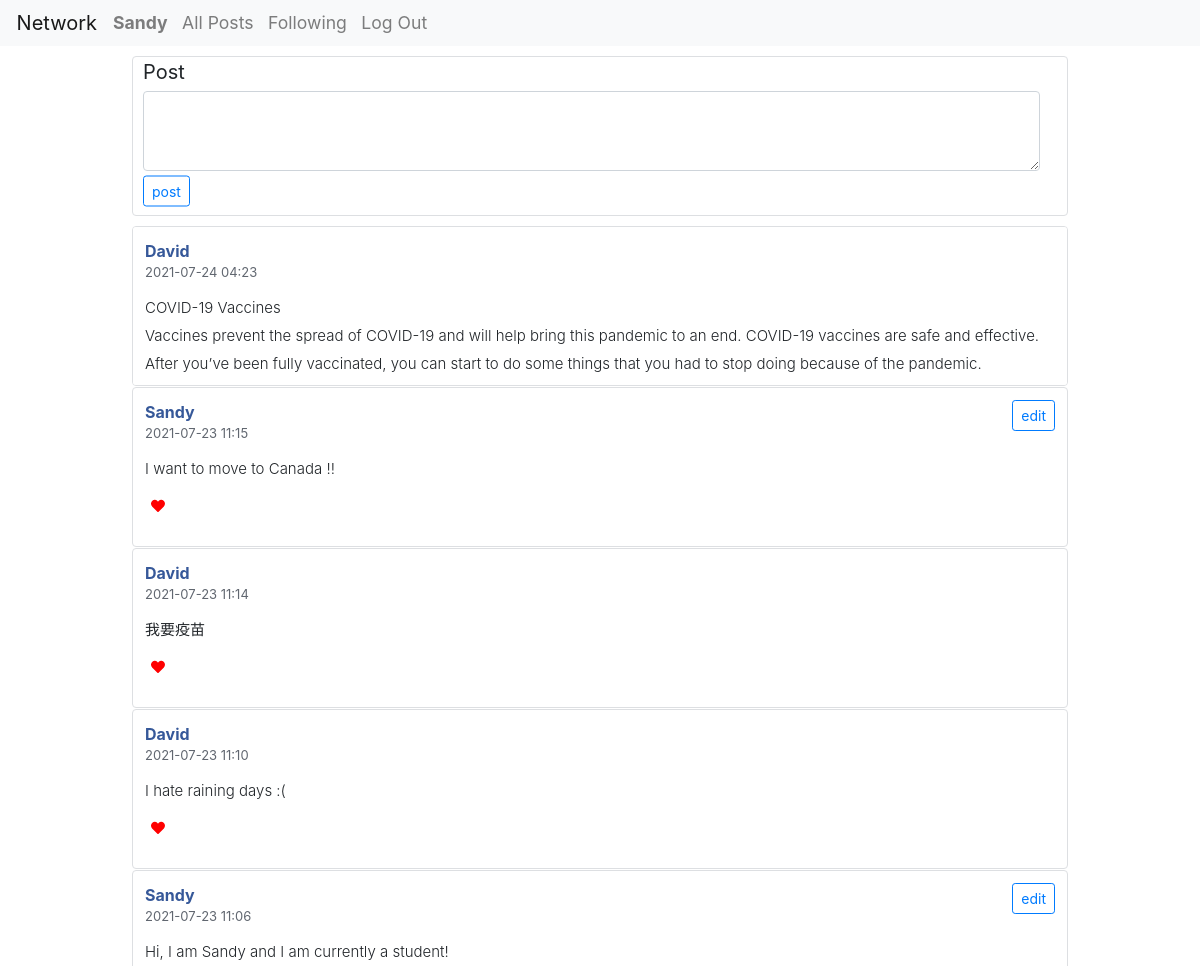
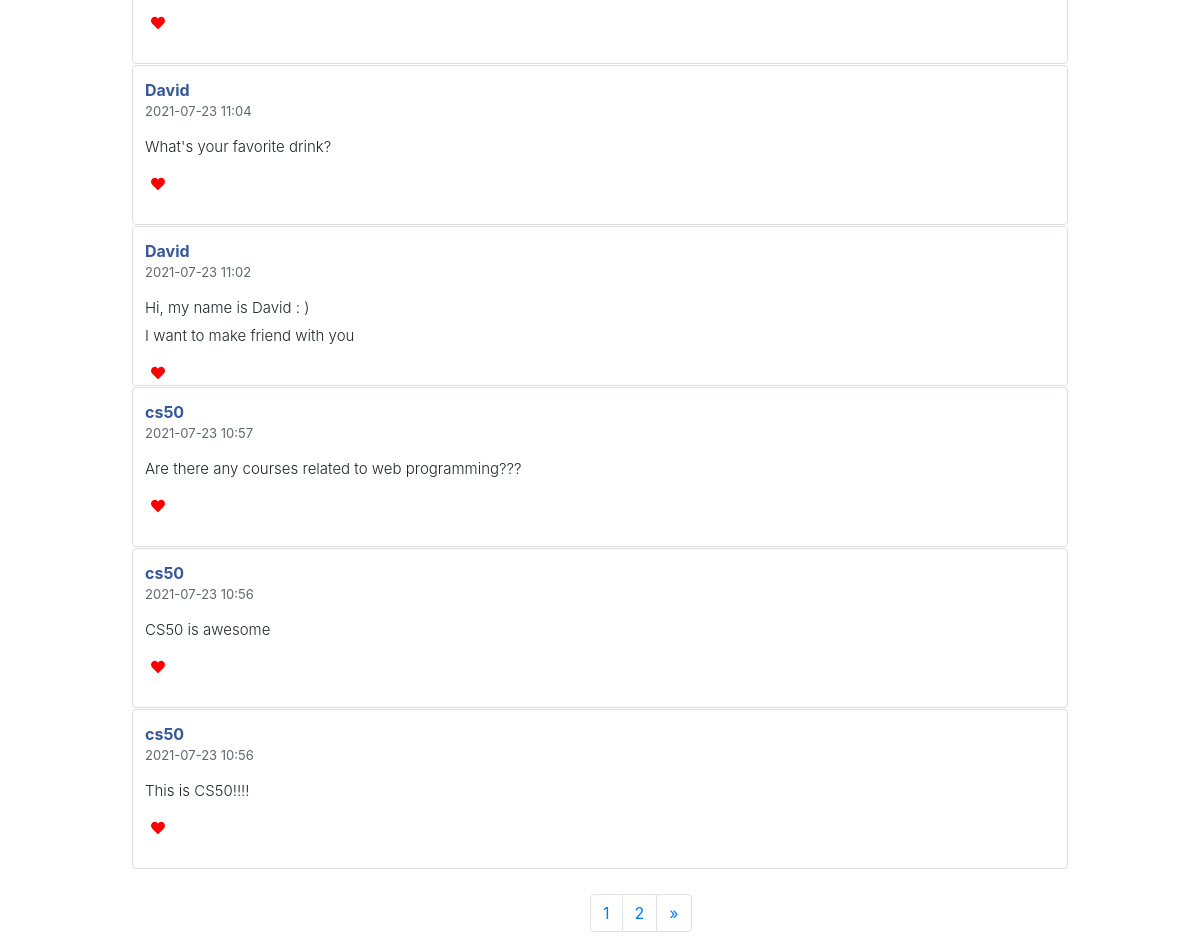
Page / (signed in) on the committed database (2 pictures, top to bottom).
### network/models.py (models this page shows, shortened)
class User(AbstractUser):
    followers = models.ManyToManyField('self',blank=True,related_name='user_followers',symmetrical=False)
    following = models.ManyToManyField('self',blank=True,related_name='user_following',symmetrical=False)

class Post(models.Model):
    content = models.TextField(blank=False)
    author  = models.ForeignKey(
        User,
        related_name='post',
        on_delete=models.CASCADE
    )
    created = models.DateTimeField(auto_now_add=True)
    users_like = models.ManyToManyField(
        User,
        related_name='post_like',
        blank=True
    )

### network/views.py (the view)
# urls.py: path("", views.index, name="index"),
def index(request):
    article= Post.objects.all().order_by('-created')
    paginator = Paginator(article, 10)
    page_number = request.GET.get('page')
    try:
        article = paginator.page(page_number)
    except PageNotAnInteger:
        article = paginator.page(1)
    except (EmptyPage, InvalidPage):
        article = paginator.page(paginator.num_pages)
    return render(request, "network/index.html",{"articles":article,"show_add_post":True,"profile":False})

### network/templates/network/index.html (shortened to what this page needs)
{% extends "network/layout.html" %}
{% load static %}
{% block body %}
{% if show_add_post %}
<div id="add_post">
<form>
  <div class="form-group">
    <label for="Textarea1" >Post</label>
    <textarea class="form-control" required id="Textarea1" autocomplete="off" ></textarea>
  </div>
  <button  class="btn btn-outline-primary btn-sm" type="submit" id="submit" >post</button>
</form>
</div>
{% endif %}
 <div class="container-fluid" style="margin-top: 10px;">
{% for item in articles %}
 <div id="app"  >
  <div class="header">
    <div class="left-info">
      <div class="name-info">
         <div class="name">
          <a href="{% url 'home' item.author.username %}">{{item.author.username}}</a>
        </div>
        <div class="time">
          {{item.created|date:"Y-m-d H:i"}}
        </div>
      </div>
    </div>
      <div class="right-info">
     {%if user.is_authenticated and user == item.author %}
     <button data-edit={{item.id}} id="edit" class="btn btn-outline-primary btn-sm">edit</button>
     {%endif%}
     </div>
 </div>
 <div class="content"  id ="article-{{item.id}}">{{item.content}}</div>
 <div class="feedback-action">
  <button data-id={{item.id}} id ="like" style="border:none; background-color: transparent;cursor:pointer;
    overflow: hidden;
    outline:none;"><i class="fas fa-heart"  style="color:red;"></i></button>&nbsp;<span id="count-{{item.id}}" class="text-nowrap"></span>
 </div>
  </div>
 {% endfor %}
</div>
<br>
<div class="pull-right" >
                <nav aria-label="Page navigation example">
                    <ul class="pagination">
                        {% for page_num in articles.paginator.page_range %}
                            {% if page_num == articles.number %}
                                <li class="page-item">
                                    <a href="#" class="page-link">
                                        {{ page_num }}
                                    </a>
                                </li>
                            {% else %}
                                <li class="page-item">
                                    <a href="?page={{ page_num }}" class="page-link">{{ page_num }}
                                    </a>
                                </li>
                            {% endif %}
                        {% endfor %}
                        {% if  articles.has_next %}
                        <li class="page-item">
                            <a href="?page={{ articles.next_page_number }}" aria-label="last" class="page-link">
                                <span aria-hidden="true">&raquo;</span>
                            </a>
                        </li>
                        {% endif %}
                    </ul>
                </nav>
</div>
{% endblock %}

### network/templates/network/layout.html (shortened to what this page needs)
{% load static %}
<!DOCTYPE html>
<html lang="en">
    <head>
        <link rel="stylesheet" href="https://stackpath.bootstrapcdn.com/bootstrap/4.4.1/css/bootstrap.min.css">
        <link href="{% static 'network/styles.css' %}" rel="stylesheet">
    </head>
    <body>
        <nav class="navbar   navbar-light bg-light">
        <div class="container-fluid">
              <a class="navbar-brand" href="#">Network</a>
              <ul class="nav navbar-nav mr-auto">
                {% if user.is_authenticated %}
                    <li class="nav-item">
                        <a class="nav-link" href="{% url 'home' user.username %}"><strong>{{ user.username }}</strong></a>
                    </li>
                {% endif %}
                <li class="nav-item">
                  <a class="nav-link" href="{% url 'index' %}">All Posts</a>
                </li>
                {% if user.is_authenticated %}
                    <li class="nav-item">
                        <a class="nav-link" href="{% url 'following' %}">Following</a>
                    </li>
                    <li class="nav-item">
                        <a class="nav-link" href="{% url 'logout' %}">Log Out</a>
                    </li>
                {% endif %}
              </ul>
              </div>
          </nav>
        <div class="body" >
            {% block body %}
            {% endblock %}
        </div>
    </body>
</html>

### network/static/network/styles.css (style rules this page uses)
html, body { height: 100%; width: 100%; }
.pull-right { width:20px; height:10px; margin: 0 auto; padding-bottom:50px; }
#add_post { margin: 0 auto; background: white; border: 1px solid #dddfe2; border-radius: 4px; width:78%; height:160px; }
#add_post label { font-size: 20px; padding-left:10px; }
#add_post #Textarea1 { transform: translateY(-5%); height:80px; margin-left:10px; margin-bottom:10px; width:96%; }
#add_post button { margin-left:10px; transform: translateY(-50%); }
.navbar { padding: .1rem; width: 100%; margin-bottom:10px; }
.navbar-nav { display: inline-block; }
.navbar-nav>li { display: inline-block; }
.navbar li { padding-right: 10px; }
.nav-link { font-size: 1.1em !important; }
#app { margin: 0px auto 1px; height:160px; width: 80%; overflow-y:auto; background: white; border: 1px solid #dddfe2; border-radius: 4px; }
#app .header { display: flex; justify-content: space-between; padding: 12px 12px 0; }
#app .header .left-info .name-info .name { display: inline-block; font-weight: bolder; cursor: pointer; }
#app .header .left-info .name-info .name a { text-decoration: none; color: #365899; }
#app .header .left-info .name-info .time { color: #616770; font-size: 13px; }
#app .feedback-action { text-align: left; font-weight: 600; font-size: 14px; height: 32px; margin: 0 12px; min-height: 32px; padding: 4px 0; }
#app .content { white-space: pre-wrap; font-size: 15px; font-weight: 300; letter-spacing: 0; line-height: 28px; margin: 0 0 7px 0; padding: 12px 12px 0; }

### rows in the picture
User: username "Sandy"
Post: author.username "David", created "2021-07-24 04:23", content "COVID-19 Vaccines Vaccines prevent the spread of COVID-19 and will help bring this pandemic to an end. COVID-19 vaccines are safe and effective. After you’ve been fully vaccinated, you can start to do some things that you had to stop doing because of the pandemic."
Post: author.username "Sandy", created "2021-07-23 11:15", content "I want to move to Canada !!"
Post: author.username "David", created "2021-07-23 11:14", content "我要疫苗"
Post: author.username "David", created "2021-07-23 11:10", content "I hate raining days :("
Post: author.username "Sandy", created "2021-07-23 11:06", content "Hi, I am Sandy and I am currently a student!"
Post: author.username "David", created "2021-07-23 11:04", content "What's your favorite drink?"
Post: author.username "David", created "2021-07-23 11:02", content "Hi, my name is David : ) I want to make friend with you"
Post: author.username "cs50", created "2021-07-23 10:57", content "Are there any courses related to web programming???"
Post: author.username "cs50", created "2021-07-23 10:56", content "CS50 is awesome"
Post: author.username "cs50", created "2021-07-23 10:56", content "This is CS50!!!!"

### other values in the picture
{{ page_num }} "1"
{{ page_num }} "2"
